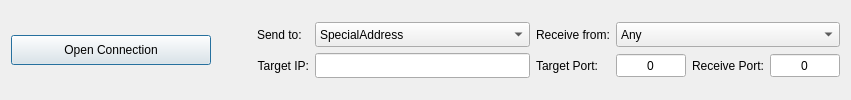
         <widget class="QWidget" name="tabWiFi">
          <attribute name="title">
           <string>Network UDP</string>
          </attribute>
          <layout class="QGridLayout" name="gridLayout_6">
           <item row="0" column="0">
            <widget class="QPushButton" name="pushButtonUDPConnect">
             <property name="minimumSize">
              <size>
               <width>200</width>
               <height>30</height>
              </size>
             </property>
             <property name="text">
              <string>Open Connection</string>
             </property>
             <property name="checkable">
              <bool>true</bool>
             </property>
             <property name="default">
              <bool>true</bool>
             </property>
            </widget>
           </item>
           <item row="0" column="1">
            <spacer name="horizontalSpacer">
             <property name="orientation">
              <enum>Qt::Horizontal</enum>
             </property>
             <property name="sizeType">
              <enum>QSizePolicy::Expanding</enum>
             </property>
             <property name="sizeHint" stdset="0">
              <size>
               <width>40</width>
               <height>20</height>
              </size>
             </property>
            </spacer>
           </item>
           <item row="0" column="4">
            <layout class="QGridLayout" name="gridLayout_10">
             <item row="2" column="0">
              <widget class="QLabel" name="label_9">
               <property name="sizePolicy">
                <sizepolicy hsizetype="Maximum" vsizetype="Preferred">
                 <horstretch>0</horstretch>
                 <verstretch>0</verstretch>
                </sizepolicy>
               </property>
               <property name="text">
                <string>Target IP:</string>
               </property>
               <property name="alignment">
                <set>Qt::AlignRight|Qt::AlignTrailing|Qt::AlignVCenter</set>
               </property>
              </widget>
             </item>
             <item row="1" column="1" colspan="2">
              <widget class="QComboBox" name="comboBoxUDPSendMode">
               <property name="sizePolicy">
                <sizepolicy hsizetype="Preferred" vsizetype="Preferred">
                 <horstretch>0</horstretch>
                 <verstretch>0</verstretch>
                </sizepolicy>
               </property>
               <property name="minimumSize">
                <size>
                 <width>215</width>
                 <height>25</height>
                </size>
               </property>
               <property name="currentIndex">
                <number>2</number>
               </property>
               <item>
                <property name="text">
                 <string>Broadcast</string>
                </property>
               </item>
               <item>
                <property name="text">
                 <string>LocalHost</string>
                </property>
               </item>
               <item>
                <property name="text">
                 <string>SpecialAddress</string>
                </property>
               </item>
              </widget>
             </item>
             <item row="2" column="1" colspan="2">
              <widget class="QLineEdit" name="lineEditUDPTargetIP">
               <property name="sizePolicy">
                <sizepolicy hsizetype="Preferred" vsizetype="Preferred">
                 <horstretch>0</horstretch>
                 <verstretch>0</verstretch>
                </sizepolicy>
               </property>
               <property name="minimumSize">
                <size>
                 <width>0</width>
                 <height>25</height>
                </size>
               </property>
               <property name="alignment">
                <set>Qt::AlignCenter</set>
               </property>
              </widget>
             </item>
             <item row="1" column="0">
              <widget class="QLabel" name="label_7">
               <property name="sizePolicy">
                <sizepolicy hsizetype="Preferred" vsizetype="Preferred">
                 <horstretch>0</horstretch>
                 <verstretch>0</verstretch>
                </sizepolicy>
               </property>
               <property name="text">
                <string>Send to:</string>
               </property>
              </widget>
             </item>
             <item row="1" column="6" colspan="3">
              <widget class="QComboBox" name="comboBoxUDPReceiveMode">
               <property name="sizePolicy">
                <sizepolicy hsizetype="Preferred" vsizetype="Preferred">
                 <horstretch>0</horstretch>
                 <verstretch>0</verstretch>
                </sizepolicy>
               </property>
               <property name="minimumSize">
                <size>
                 <width>215</width>
                 <height>25</height>
                </size>
               </property>
               <item>
                <property name="text">
                 <string>Any</string>
                </property>
               </item>
               <item>
                <property name="text">
                 <string>LocalHost</string>
                </property>
               </item>
               <item>
                <property name="text">
                 <string>SpecialAddress</string>
                </property>
               </item>
              </widget>
             </item>
             <item row="1" column="5">
              <widget class="QLabel" name="label_5">
               <property name="sizePolicy">
                <sizepolicy hsizetype="Maximum" vsizetype="Preferred">
                 <horstretch>0</horstretch>
                 <verstretch>0</verstretch>
                </sizepolicy>
               </property>
               <property name="text">
                <string>Receive from:</string>
               </property>
              </widget>
             </item>
             <item row="2" column="7">
              <widget class="QLabel" name="label_16">
               <property name="sizePolicy">
                <sizepolicy hsizetype="Maximum" vsizetype="Preferred">
                 <horstretch>0</horstretch>
                 <verstretch>0</verstretch>
                </sizepolicy>
               </property>
               <property name="text">
                <string>Receive Port:</string>
               </property>
              </widget>
             </item>
             <item row="2" column="8">
              <widget class="QSpinBox" name="spinBoxUDPReceivePort">
               <property name="sizePolicy">
                <sizepolicy hsizetype="Preferred" vsizetype="Preferred">
                 <horstretch>0</horstretch>
                 <verstretch>0</verstretch>
                </sizepolicy>
               </property>
               <property name="minimumSize">
                <size>
                 <width>70</width>
                 <height>0</height>
                </size>
               </property>
               <property name="alignment">
                <set>Qt::AlignCenter</set>
               </property>
               <property name="buttonSymbols">
                <enum>QAbstractSpinBox::NoButtons</enum>
               </property>
               <property name="maximum">
                <number>65535</number>
               </property>
               <property name="value">
                <number>0</number>
               </property>
              </widget>
             </item>
             <item row="2" column="5">
              <widget class="QLabel" name="label_8">
               <property name="sizePolicy">
                <sizepolicy hsizetype="Maximum" vsizetype="Preferred">
                 <horstretch>0</horstretch>
                 <verstretch>0</verstretch>
                </sizepolicy>
               </property>
               <property name="text">
                <string>Target Port:</string>
               </property>
               <property name="alignment">
                <set>Qt::AlignRight|Qt::AlignTrailing|Qt::AlignVCenter</set>
               </property>
              </widget>
             </item>
             <item row="2" column="6">
              <widget class="QSpinBox" name="spinBoxUDPTargetPort">
               <property name="sizePolicy">
                <sizepolicy hsizetype="Preferred" vsizetype="Preferred">
                 <horstretch>0</horstretch>
                 <verstretch>0</verstretch>
                </sizepolicy>
               </property>
               <property name="minimumSize">
                <size>
                 <width>70</width>
                 <height>0</height>
                </size>
               </property>
               <property name="alignment">
                <set>Qt::AlignCenter</set>
               </property>
               <property name="buttonSymbols">
                <enum>QAbstractSpinBox::NoButtons</enum>
               </property>
               <property name="suffix">
                <string />
               </property>
               <property name="minimum">
                <number>0</number>
               </property>
               <property name="maximum">
                <number>65535</number>
               </property>
               <property name="singleStep">
                <number>1</number>
               </property>
               <property name="value">
                <number>0</number>
               </property>
               <property name="displayIntegerBase">
                <number>10</number>
               </property>
              </widget>
             </item>
            </layout>
           </item>
          </layout>
         </widget>
